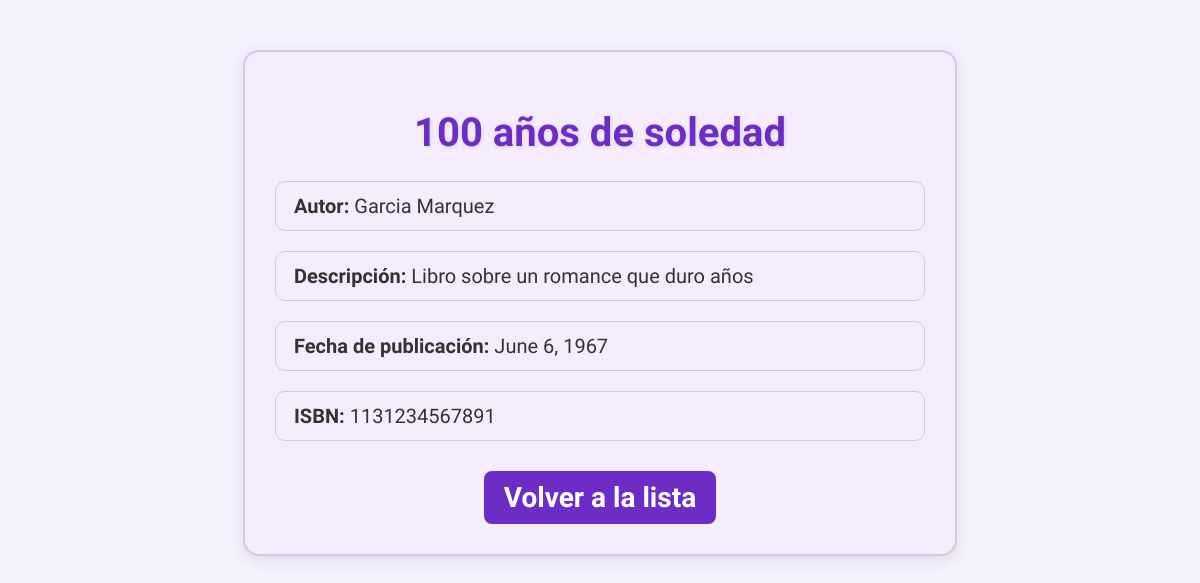
Page /libros/1/ on the earlier database version.
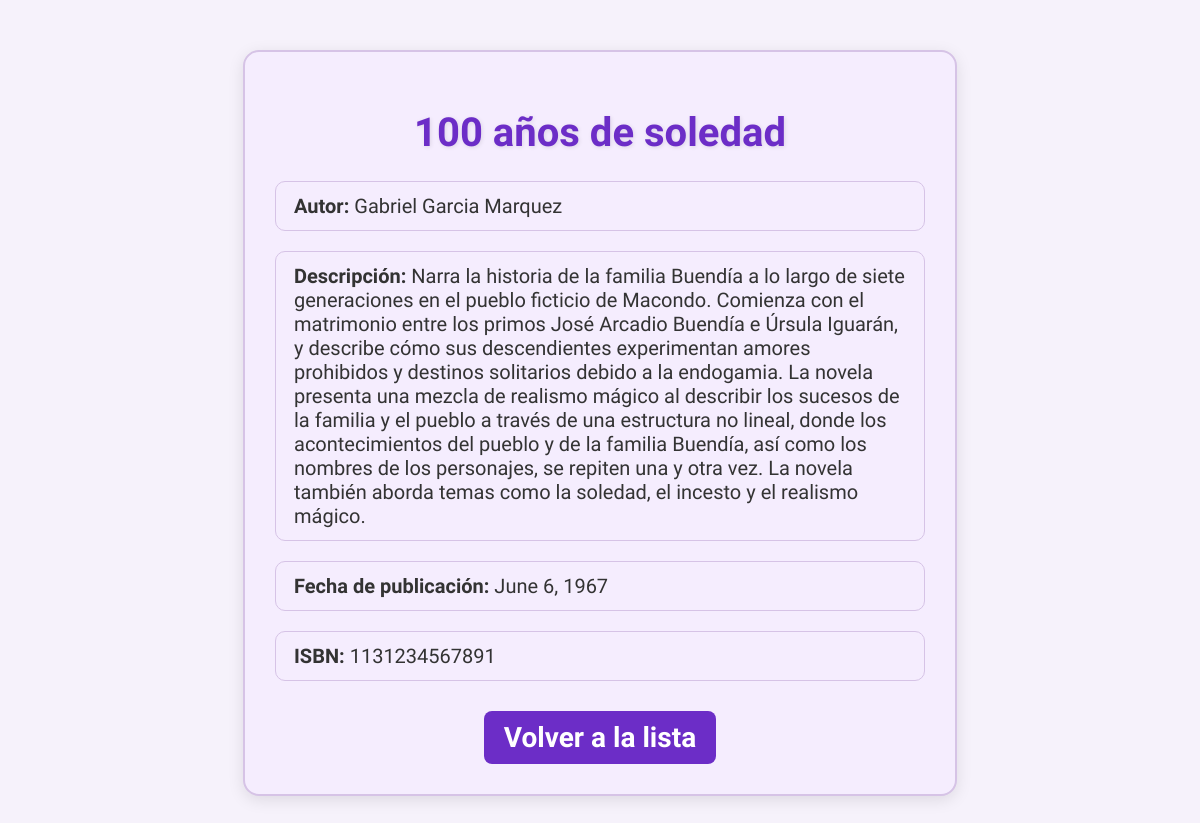
Same page on the later database version.
### libros/models.py (models this page shows, shortened)
class Libro(models.Model):
    titulo = models.CharField(max_length=200)
    autor = models.CharField(max_length=100)
    descripcion = models.TextField()
    fecha_publicacion = models.DateField()
    isbn = models.CharField(max_length=13, unique=True)

### libros/views.py (the view)
# urls.py: path('<int:libro_id>/', views.detalle_libro, name='detalle_libro'),
def detalle_libro(request, libro_id):
    libro = get_object_or_404(Libro, pk=libro_id)
    return render(request, 'libros/detalle_libro.html', {'libro': libro})

### libros/templates/libros/detalle_libro.html (shortened to what this page needs)
<!DOCTYPE html>
<html>
<head>
    {% load static %}
     <link rel="stylesheet" href="{% static 'estilos.css' %}">
</head>
<body>
    <div class="detalle-libro">
        <h1>{{ libro.titulo }}</h1>
        <div class="contenido-libro">
            <p><strong>Autor:</strong> {{ libro.autor }}</p>
            <p><strong>Descripción:</strong> {{ libro.descripcion }}</p>
            <p><strong>Fecha de publicación:</strong> {{ libro.fecha_publicacion }}</p>
            <p><strong>ISBN:</strong>  {{ libro.isbn }}</p>
            <a href="{% url 'lista_libros' %}"  class="boton-volver">Volver a la lista</a>
        </div>
    </div>
</body>
</html>

### static/estilos.css (style rules this page uses)
body { font-family: 'Dancing Script', cursive; background-color:#f6f2fb; margin: 20px; }
h1 { color: #5a2d82; font-family: 'Dancing Script', cursive; font-size: 50px; color: #6e28d1; text-shadow: 1px 1px 4px rgba(0, 0, 0, 0.1); }
a { text-decoration: none; color: #3a423f; font-size: 28px; }
.detalle-libro { background-color: #f5edfe; border: 2px solid #d6c3e6; border-radius: 16px; padding: 30px; max-width: 650px; margin: 50px auto; box-shadow: 0 4px 16px rgba(0,0,0,0.1); font-family: 'Dancing Script', cursive }
.detalle-libro h1 { font-family: 'Dancing Script', cursive; font-size: 40px; color: #6C2DC7; text-align: center; margin-bottom: 25px; text-shadow: 1px 1px 4px rgba(0,0,0,0.1); }
.contenido-libro p { border: 1px solid #d6c3e6; border-radius: 10px; padding: 12px 18px; margin-bottom: 12px; font-size: 20px; color: #333; }
.boton-volver { display: block; width: fit-content; margin: 30px auto 0; padding: 10px 20px; background-color: #6C2DC7; color: #fff; text-decoration: none; border-radius: 8px; font-weight: bold; transition: background-color 0.3s; }

Differences in the rows shown:
changed Libro "100 años de soledad": autor "Garcia Marquez" → "Gabriel Garcia Marquez"; descripcion "Libro sobre un romance que duro años" → "Narra la historia de la familia Buendía a lo largo de siete generaciones en el pueblo ficticio de Macondo. Comienza con el matrimonio entre los primos José Arcadio Buendía e Úrsula Iguarán, y describe cómo sus descendientes experimentan amores prohibidos y destinos solitarios debido a la endogamia. La novela presenta una mezcla de realismo mágico al describir los sucesos de la familia y el pueblo a través de una estructura no lineal, donde los acontecimientos del pueblo y de la familia Buendía, así como los nombres de los personajes, se repiten una y otra vez. La novela también aborda temas como la soledad, el incesto y el realismo mágico."
